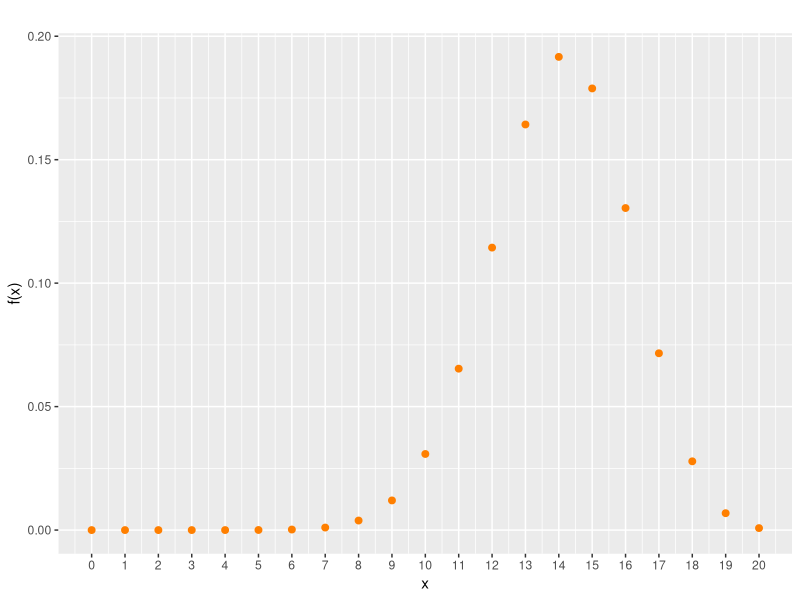
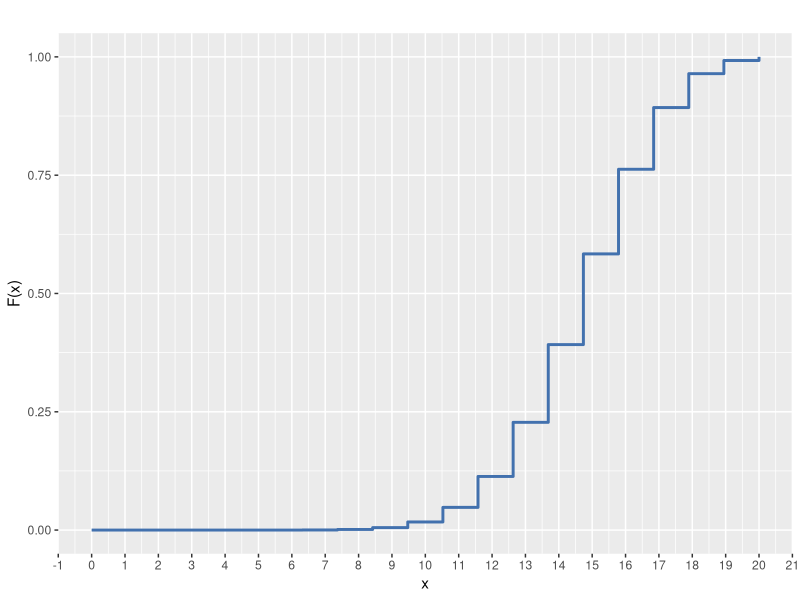
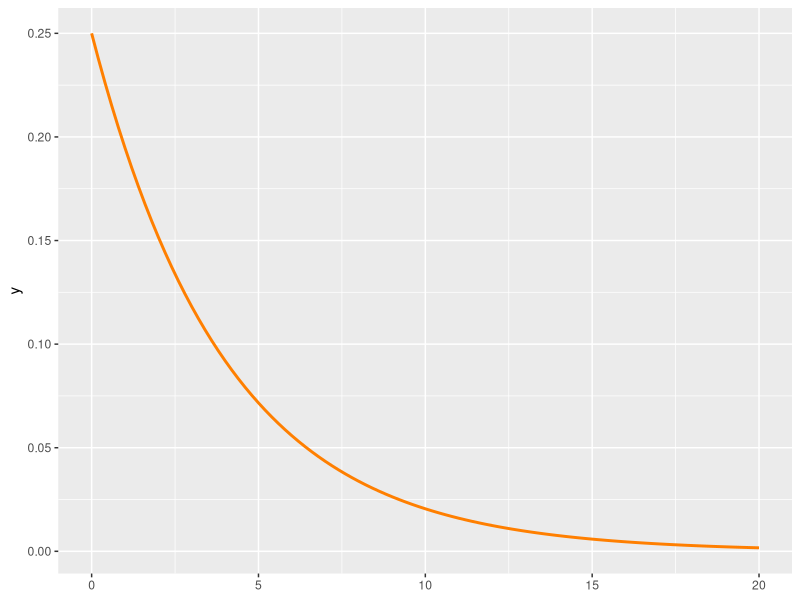

These charts were generated, in order, by the following R code:
## ---- chunk 1
knitr::opts_chunk$set(echo = TRUE, message = FALSE, warning = FALSE, comment = NA)
## ---- chunk 2
library(ggplot2)
# Modelo binomial  ok
dat<-data.frame(x<-0:20,
                fx<-dbinom(x,20,0.70))

ggplot(dat) + geom_point(aes(x, fx),colour = "#FF7F00", size = 2) +
scale_x_continuous(limits = c(0, 20),
                   breaks = 0:20, 
                   labels = c('0','1','2','3','4','5','6','7','8','9','10','11','12','13','14','15','16','17','18','19','20'))+
   labs(title = "",
       x= "x",
       y= "f(x)")
## ---- chunk 3
library(ggplot2)
ggplot() +
  stat_function(fun = function(q) pbinom(q = q, size = 20, prob = 0.7),
                geom = "step",
                n = 20,
                colour = "#4271AE",
                size = 1) +
  scale_x_continuous(n.breaks = 20, limits = c(0, 20))+
   labs(title = "",
       x= "x",
       y= "F(x)")
## ---- chunk 4
fx=function(x){1/4*exp(-x/4)}
ggplot() +
  xlim(c(0, 20)) +
  geom_function(fun = fx,
                colour = "#FF7F00",
                lwd = 1,
                linetype = 1)
